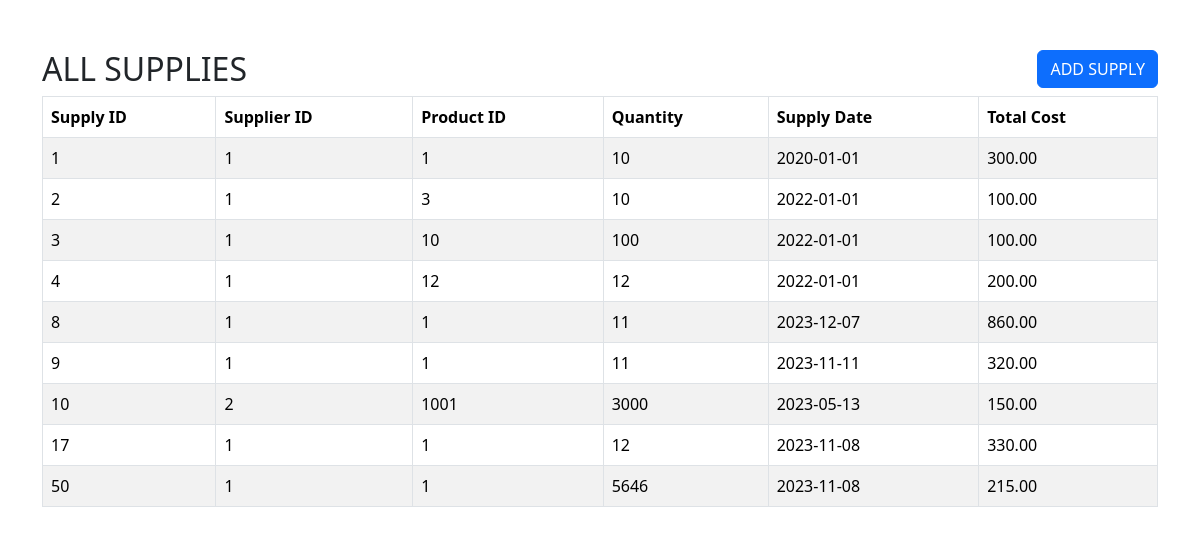
The page /page_supply.php on the database its author committed.
### tables this page shows
CREATE TABLE `supply` (
  `supplyId` int NOT NULL,
  `supplierId` int DEFAULT NULL,
  `productId` int DEFAULT NULL,
  `quantity` int DEFAULT NULL,
  `supplyDate` date DEFAULT NULL,
  `totalCost` decimal(10,2) DEFAULT NULL,
  PRIMARY KEY (`supplyId`),
  KEY `supplierId` (`supplierId`),
  KEY `fk_productId` (`productId`),
  CONSTRAINT `fk_productId` FOREIGN KEY (`productId`) REFERENCES `product` (`productId`),
  CONSTRAINT `supply_ibfk_1` FOREIGN KEY (`supplierId`) REFERENCES `supplier` (`supplierId`)
);

### page_supply.php (the view, shortened to what this page needs)
<!DOCTYPE html>
<html lang="en">
<head>
    <link href="https://cdn.jsdelivr.net/npm/bootstrap@5.3.2/dist/css/bootstrap.min.css" rel="stylesheet">
</head>
<body>
    <?php include 'dbcon.php'; ?>
    <div class="container">
        <div class="box1">
            <h2>ALL SUPPLIES</h2>
            <button class="btn btn-primary" data-bs-toggle="modal" data-bs-target="#exampleModal">ADD SUPPLY</button>
        </div>
        <table class="table table-hover table-bordered table-striped">
            <thead>
                <tr>
                    <th>Supply ID</th>
                    <th>Supplier ID</th>
                    <th>Product ID</th>
                    <th>Quantity</th>
                    <th>Supply Date</th>
                    <th>Total Cost</th>
                </tr>
            </thead>
            <tbody>
                <?php
                $query = "SELECT * FROM `supply`";
                $result = mysqli_query($connection, $query);
                if (!$result) {
                    die("Query Failed" . mysqli_error());
                } else {
                    while($row = mysqli_fetch_assoc($result)) {
                        echo "<tr>";
                        echo "<td>" . $row['supplyId'] . "</td>";
                        echo "<td>" . $row['supplierId'] . "</td>";
                        echo "<td>" . $row['productId'] . "</td>";
                        echo "<td>" . $row['quantity'] . "</td>";
                        echo "<td>" . $row['supplyDate'] . "</td>";
                        echo "<td>" . $row['totalCost'] . "</td>";
                        echo "</tr>";
                    }
                }
                ?>
            </tbody>
        </table>
    </div>
</body>
</html>

### page_supply.php (style rules this page uses)
.box1 h2 { float: left; }
.box1 button { float: right; }
.container { margin-top: 50px; }

### rows shown on the page
supply: supplyId "1", supplierId "1", productId "1", quantity "10", supplyDate "2020-01-01", totalCost "300.00"
supply: supplyId "2", supplierId "1", productId "3", quantity "10", supplyDate "2022-01-01", totalCost "100.00"
supply: supplyId "3", supplierId "1", productId "10", quantity "100", supplyDate "2022-01-01", totalCost "100.00"
supply: supplyId "4", supplierId "1", productId "12", quantity "12", supplyDate "2022-01-01", totalCost "200.00"
supply: supplyId "8", supplierId "1", productId "1", quantity "11", supplyDate "2023-12-07", totalCost "860.00"
supply: supplyId "9", supplierId "1", productId "1", quantity "11", supplyDate "2023-11-11", totalCost "320.00"
supply: supplyId "10", supplierId "2", productId "1001", quantity "3000", supplyDate "2023-05-13", totalCost "150.00"
supply: supplyId "17", supplierId "1", productId "1", quantity "12", supplyDate "2023-11-08", totalCost "330.00"
supply: supplyId "50", supplierId "1", productId "1", quantity "5646", supplyDate "2023-11-08", totalCost "215.00"
